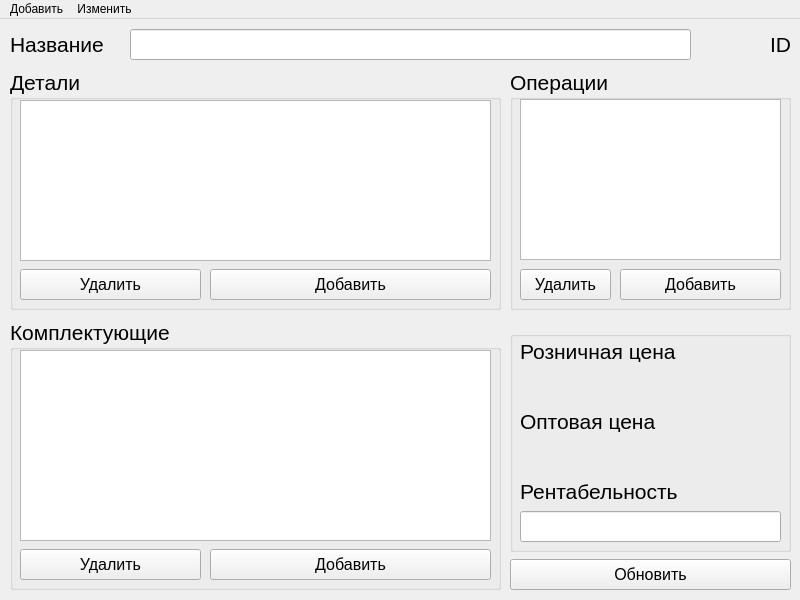
<?xml version="1.0" encoding="UTF-8"?>
<ui version="4.0">
 <class>MainWindow</class>
 <widget class="QMainWindow" name="MainWindow">
  <property name="geometry">
   <rect>
    <x>0</x>
    <y>0</y>
    <width>800</width>
    <height>600</height>
   </rect>
  </property>
  <property name="minimumSize">
   <size>
    <width>800</width>
    <height>600</height>
   </size>
  </property>
  <property name="maximumSize">
   <size>
    <width>800</width>
    <height>600</height>
   </size>
  </property>
  <property name="windowTitle">
   <string>Автоматизация расчёта себестоимости изделий</string>
  </property>
  <widget class="QWidget" name="centralwidget">
   <widget class="QLabel" name="name_label">
    <property name="geometry">
     <rect>
      <x>10</x>
      <y>10</y>
      <width>101</width>
      <height>31</height>
     </rect>
    </property>
    <property name="font">
     <font>
      <pointsize>16</pointsize>
     </font>
    </property>
    <property name="text">
     <string>Название</string>
    </property>
   </widget>
   <widget class="QLineEdit" name="name">
    <property name="geometry">
     <rect>
      <x>130</x>
      <y>10</y>
      <width>561</width>
      <height>31</height>
     </rect>
    </property>
    <property name="font">
     <font>
      <pointsize>16</pointsize>
     </font>
    </property>
   </widget>
   <widget class="QGroupBox" name="products_pats">
    <property name="geometry">
     <rect>
      <x>10</x>
      <y>50</y>
      <width>491</width>
      <height>241</height>
     </rect>
    </property>
    <property name="font">
     <font>
      <pointsize>16</pointsize>
     </font>
    </property>
    <property name="title">
     <string>Детали</string>
    </property>
    <widget class="QPushButton" name="del_p">
     <property name="geometry">
      <rect>
       <x>10</x>
       <y>200</y>
       <width>181</width>
       <height>31</height>
      </rect>
     </property>
     <property name="font">
      <font>
       <pointsize>12</pointsize>
      </font>
     </property>
     <property name="text">
      <string>Удалить</string>
     </property>
    </widget>
    <widget class="QPushButton" name="add_p">
     <property name="geometry">
      <rect>
       <x>200</x>
       <y>200</y>
       <width>281</width>
       <height>31</height>
      </rect>
     </property>
     <property name="font">
      <font>
       <pointsize>12</pointsize>
      </font>
     </property>
     <property name="text">
      <string>Добавить</string>
     </property>
    </widget>
    <widget class="QListWidget" name="parts_list">
     <property name="geometry">
      <rect>
       <x>10</x>
       <y>31</y>
       <width>471</width>
       <height>161</height>
      </rect>
     </property>
     <property name="font">
      <font>
       <pointsize>14</pointsize>
      </font>
     </property>
    </widget>
   </widget>
   <widget class="QGroupBox" name="product_operations">
    <property name="geometry">
     <rect>
      <x>510</x>
      <y>50</y>
      <width>281</width>
      <height>241</height>
     </rect>
    </property>
    <property name="font">
     <font>
      <pointsize>16</pointsize>
     </font>
    </property>
    <property name="title">
     <string>Операции</string>
    </property>
    <widget class="QPushButton" name="del_o">
     <property name="geometry">
      <rect>
       <x>10</x>
       <y>200</y>
       <width>91</width>
       <height>31</height>
      </rect>
     </property>
     <property name="font">
      <font>
       <pointsize>12</pointsize>
      </font>
     </property>
     <property name="text">
      <string>Удалить</string>
     </property>
    </widget>
    <widget class="QPushButton" name="add_o">
     <property name="geometry">
      <rect>
       <x>110</x>
       <y>200</y>
       <width>161</width>
       <height>31</height>
      </rect>
     </property>
     <property name="font">
      <font>
       <pointsize>12</pointsize>
      </font>
     </property>
     <property name="text">
      <string>Добавить</string>
     </property>
    </widget>
    <widget class="QListWidget" name="operations_list">
     <property name="geometry">
      <rect>
       <x>10</x>
       <y>30</y>
       <width>261</width>
       <height>161</height>
      </rect>
     </property>
     <property name="font">
      <font>
       <pointsize>14</pointsize>
      </font>
     </property>
    </widget>
   </widget>
   <widget class="QGroupBox" name="product_additionals">
    <property name="geometry">
     <rect>
      <x>10</x>
      <y>300</y>
      <width>491</width>
      <height>271</height>
     </rect>
    </property>
    <property name="font">
     <font>
      <pointsize>16</pointsize>
     </font>
    </property>
    <property name="title">
     <string>Комплектующие</string>
    </property>
    <widget class="QPushButton" name="del_a">
     <property name="geometry">
      <rect>
       <x>10</x>
       <y>230</y>
       <width>181</width>
       <height>31</height>
      </rect>
     </property>
     <property name="font">
      <font>
       <pointsize>12</pointsize>
      </font>
     </property>
     <property name="text">
      <string>Удалить</string>
     </property>
    </widget>
    <widget class="QPushButton" name="add_a">
     <property name="geometry">
      <rect>
       <x>200</x>
       <y>230</y>
       <width>281</width>
       <height>31</height>
      </rect>
     </property>
     <property name="font">
      <font>
       <pointsize>12</pointsize>
      </font>
     </property>
     <property name="text">
      <string>Добавить</string>
     </property>
    </widget>
    <widget class="QListWidget" name="additionals_list">
     <property name="geometry">
      <rect>
       <x>10</x>
       <y>31</y>
       <width>471</width>
       <height>191</height>
      </rect>
     </property>
     <property name="font">
      <font>
       <pointsize>14</pointsize>
      </font>
     </property>
    </widget>
   </widget>
   <widget class="QGroupBox" name="price">
    <property name="geometry">
     <rect>
      <x>510</x>
      <y>312</y>
      <width>281</width>
      <height>221</height>
     </rect>
    </property>
    <property name="title">
     <string/>
    </property>
    <widget class="QLabel" name="r_cost_label">
     <property name="geometry">
      <rect>
       <x>10</x>
       <y>10</y>
       <width>161</width>
       <height>21</height>
      </rect>
     </property>
     <property name="font">
      <font>
       <pointsize>16</pointsize>
      </font>
     </property>
     <property name="text">
      <string>Розничная цена</string>
     </property>
    </widget>
    <widget class="QLabel" name="w_cost_label">
     <property name="geometry">
      <rect>
       <x>10</x>
       <y>80</y>
       <width>161</width>
       <height>21</height>
      </rect>
     </property>
     <property name="font">
      <font>
       <pointsize>16</pointsize>
      </font>
     </property>
     <property name="text">
      <string>Оптовая цена</string>
     </property>
    </widget>
    <widget class="QLineEdit" name="profitability">
     <property name="geometry">
      <rect>
       <x>10</x>
       <y>180</y>
       <width>261</width>
       <height>31</height>
      </rect>
     </property>
     <property name="font">
      <font>
       <pointsize>12</pointsize>
      </font>
     </property>
    </widget>
    <widget class="QLabel" name="profitability_label">
     <property name="geometry">
      <rect>
       <x>10</x>
       <y>150</y>
       <width>161</width>
       <height>21</height>
      </rect>
     </property>
     <property name="font">
      <font>
       <pointsize>16</pointsize>
      </font>
     </property>
     <property name="text">
      <string>Рентабельность</string>
     </property>
    </widget>
    <widget class="QLabel" name="r_cost">
     <property name="geometry">
      <rect>
       <x>10</x>
       <y>40</y>
       <width>261</width>
       <height>31</height>
      </rect>
     </property>
     <property name="font">
      <font>
       <pointsize>14</pointsize>
      </font>
     </property>
     <property name="text">
      <string/>
     </property>
     <property name="alignment">
      <set>Qt::AlignRight|Qt::AlignTrailing|Qt::AlignVCenter</set>
     </property>
    </widget>
    <widget class="QLabel" name="w_cost">
     <property name="geometry">
      <rect>
       <x>10</x>
       <y>110</y>
       <width>261</width>
       <height>31</height>
      </rect>
     </property>
     <property name="font">
      <font>
       <pointsize>14</pointsize>
      </font>
     </property>
     <property name="text">
      <string/>
     </property>
     <property name="alignment">
      <set>Qt::AlignRight|Qt::AlignTrailing|Qt::AlignVCenter</set>
     </property>
    </widget>
   </widget>
   <widget class="QPushButton" name="act">
    <property name="geometry">
     <rect>
      <x>510</x>
      <y>540</y>
      <width>281</width>
      <height>31</height>
     </rect>
    </property>
    <property name="font">
     <font>
      <pointsize>12</pointsize>
     </font>
    </property>
    <property name="text">
     <string>Обновить</string>
    </property>
   </widget>
   <widget class="QLabel" name="ID">
    <property name="geometry">
     <rect>
      <x>700</x>
      <y>10</y>
      <width>91</width>
      <height>31</height>
     </rect>
    </property>
    <property name="font">
     <font>
      <pointsize>16</pointsize>
     </font>
    </property>
    <property name="layoutDirection">
     <enum>Qt::LeftToRight</enum>
    </property>
    <property name="text">
     <string>ID</string>
    </property>
    <property name="alignment">
     <set>Qt::AlignRight|Qt::AlignTrailing|Qt::AlignVCenter</set>
    </property>
   </widget>
  </widget>
  <widget class="QMenuBar" name="menubar">
   <property name="geometry">
    <rect>
     <x>0</x>
     <y>0</y>
     <width>800</width>
     <height>21</height>
    </rect>
   </property>
   <widget class="QMenu" name="add">
    <property name="title">
     <string>Добавить</string>
    </property>
    <addaction name="material_a"/>
    <addaction name="worker_a"/>
    <addaction name="machine_a"/>
    <addaction name="operation_a"/>
    <addaction name="additional_a"/>
    <addaction name="separator"/>
    <addaction name="part_a"/>
    <addaction name="separator"/>
    <addaction name="product_a"/>
   </widget>
   <widget class="QMenu" name="chng">
    <property name="title">
     <string>Изменить</string>
    </property>
    <addaction name="product_c"/>
    <addaction name="separator"/>
    <addaction name="material_list"/>
    <addaction name="worker_list"/>
    <addaction name="machine_list"/>
    <addaction name="operation_list"/>
    <addaction name="additional_list"/>
   </widget>
   <addaction name="add"/>
   <addaction name="chng"/>
  </widget>
  <action name="material_a">
   <property name="checkable">
    <bool>false</bool>
   </property>
   <property name="enabled">
    <bool>true</bool>
   </property>
   <property name="text">
    <string>Материал</string>
   </property>
  </action>
  <action name="machine_a">
   <property name="text">
    <string>Оборудование</string>
   </property>
  </action>
  <action name="worker_a">
   <property name="text">
    <string>Рабочего</string>
   </property>
  </action>
  <action name="part_a">
   <property name="text">
    <string>Деталь</string>
   </property>
  </action>
  <action name="additional_a">
   <property name="text">
    <string>Комплектующее</string>
   </property>
  </action>
  <action name="material_d">
   <property name="text">
    <string>Материал</string>
   </property>
  </action>
  <action name="machine_d">
   <property name="text">
    <string>Оборудование</string>
   </property>
  </action>
  <action name="worker_d">
   <property name="text">
    <string>Рабочий</string>
   </property>
  </action>
  <action name="additional_d">
   <property name="text">
    <string>Комплектующее</string>
   </property>
  </action>
  <action name="part_d">
   <property name="text">
    <string>Деталь</string>
   </property>
  </action>
  <action name="material_c">
   <property name="text">
    <string>Материал</string>
   </property>
  </action>
  <action name="machine_c">
   <property name="text">
    <string>Оборудование</string>
   </property>
  </action>
  <action name="worker_c">
   <property name="text">
    <string>Рабочий</string>
   </property>
  </action>
  <action name="additional_c">
   <property name="text">
    <string>Комплектующее</string>
   </property>
  </action>
  <action name="part_c">
   <property name="text">
    <string>Деталь</string>
   </property>
  </action>
  <action name="materials">
   <property name="text">
    <string>Материалы</string>
   </property>
  </action>
  <action name="machines">
   <property name="text">
    <string>Оборудование</string>
   </property>
  </action>
  <action name="workers">
   <property name="text">
    <string>Рабочие</string>
   </property>
  </action>
  <action name="additionals">
   <property name="text">
    <string>Комплектующие</string>
   </property>
  </action>
  <action name="operation_a">
   <property name="text">
    <string>Операцию</string>
   </property>
  </action>
  <action name="operation_d">
   <property name="text">
    <string>Операция</string>
   </property>
  </action>
  <action name="operation_c">
   <property name="text">
    <string>Операция</string>
   </property>
  </action>
  <action name="operations">
   <property name="text">
    <string>Операции</string>
   </property>
  </action>
  <action name="product_a">
   <property name="text">
    <string>Продукт</string>
   </property>
  </action>
  <action name="product_c">
   <property name="text">
    <string>Продукт</string>
   </property>
  </action>
  <action name="parts">
   <property name="text">
    <string>Деталь</string>
   </property>
  </action>
  <action name="material_list">
   <property name="text">
    <string>Материалы</string>
   </property>
  </action>
  <action name="worker_list">
   <property name="text">
    <string>Рабочие</string>
   </property>
  </action>
  <action name="machine_list">
   <property name="text">
    <string>Оборудование</string>
   </property>
  </action>
  <action name="operation_list">
   <property name="text">
    <string>Операции</string>
   </property>
  </action>
  <action name="additional_list">
   <property name="text">
    <string>Комплектующие</string>
   </property>
  </action>
 </widget>
 <resources/>
 <connections/>
</ui>
